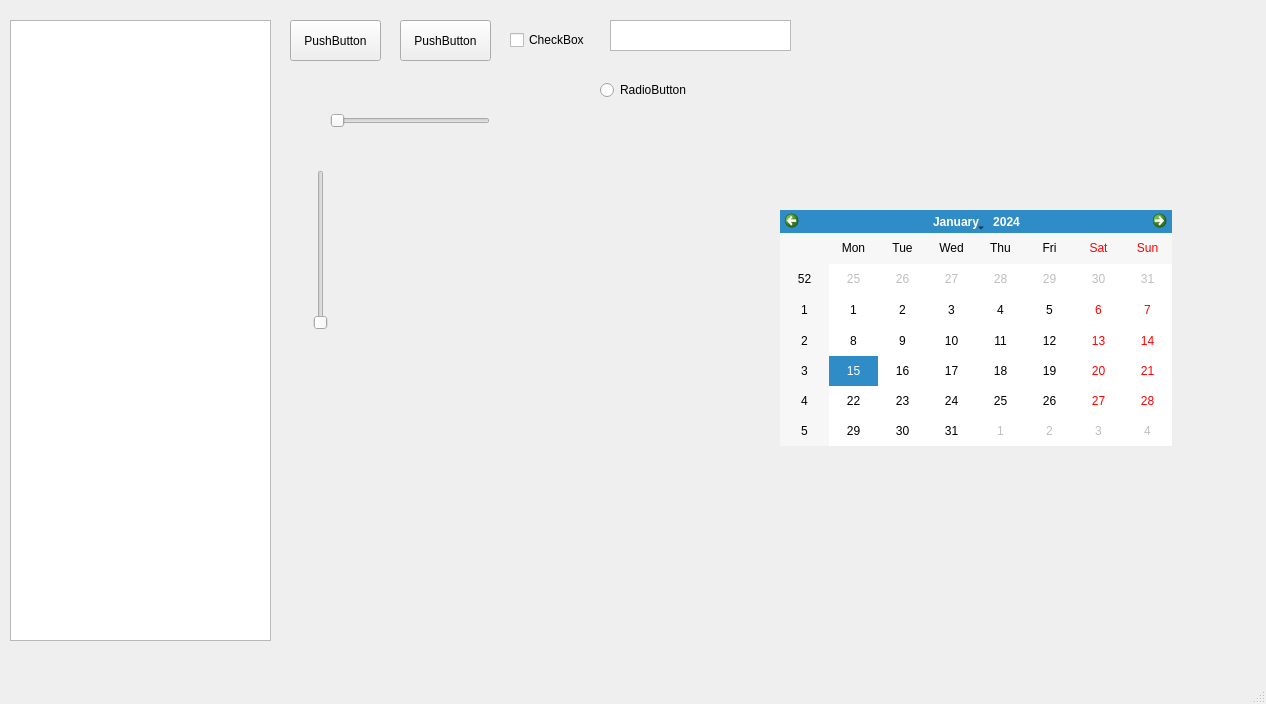
<?xml version="1.0" encoding="UTF-8"?>
<ui version="4.0">
 <class>MainWindow</class>
 <widget class="QMainWindow" name="MainWindow">
  <property name="geometry">
   <rect>
    <x>0</x>
    <y>0</y>
    <width>1266</width>
    <height>704</height>
   </rect>
  </property>
  <property name="windowTitle">
   <string>MainWindow</string>
  </property>
  <widget class="QWidget" name="centralwidget">
   <widget class="QTreeView" name="treeView">
    <property name="geometry">
     <rect>
      <x>10</x>
      <y>20</y>
      <width>261</width>
      <height>621</height>
     </rect>
    </property>
   </widget>
   <widget class="QPushButton" name="pushButton">
    <property name="geometry">
     <rect>
      <x>290</x>
      <y>20</y>
      <width>91</width>
      <height>41</height>
     </rect>
    </property>
    <property name="text">
     <string>PushButton</string>
    </property>
   </widget>
   <widget class="QPushButton" name="pushButton_2">
    <property name="geometry">
     <rect>
      <x>400</x>
      <y>20</y>
      <width>91</width>
      <height>41</height>
     </rect>
    </property>
    <property name="text">
     <string>PushButton</string>
    </property>
   </widget>
   <widget class="QCheckBox" name="checkBox">
    <property name="geometry">
     <rect>
      <x>510</x>
      <y>30</y>
      <width>81</width>
      <height>20</height>
     </rect>
    </property>
    <property name="text">
     <string>CheckBox</string>
    </property>
   </widget>
   <widget class="QPlainTextEdit" name="plainTextEdit">
    <property name="geometry">
     <rect>
      <x>610</x>
      <y>20</y>
      <width>181</width>
      <height>31</height>
     </rect>
    </property>
   </widget>
   <widget class="QSlider" name="horizontalSlider">
    <property name="geometry">
     <rect>
      <x>330</x>
      <y>110</y>
      <width>160</width>
      <height>22</height>
     </rect>
    </property>
    <property name="orientation">
     <enum>Qt::Horizontal</enum>
    </property>
   </widget>
   <widget class="QSlider" name="verticalSlider">
    <property name="geometry">
     <rect>
      <x>310</x>
      <y>170</y>
      <width>22</width>
      <height>160</height>
     </rect>
    </property>
    <property name="orientation">
     <enum>Qt::Vertical</enum>
    </property>
   </widget>
   <widget class="QCalendarWidget" name="calendarWidget">
    <property name="geometry">
     <rect>
      <x>780</x>
      <y>210</y>
      <width>392</width>
      <height>236</height>
     </rect>
    </property>
   </widget>
   <widget class="QRadioButton" name="radioButton">
    <property name="geometry">
     <rect>
      <x>600</x>
      <y>80</y>
      <width>95</width>
      <height>20</height>
     </rect>
    </property>
    <property name="text">
     <string>RadioButton</string>
    </property>
   </widget>
  </widget>
  <widget class="QMenuBar" name="menubar">
   <property name="geometry">
    <rect>
     <x>0</x>
     <y>0</y>
     <width>1266</width>
     <height>26</height>
    </rect>
   </property>
  </widget>
  <widget class="QStatusBar" name="statusbar"/>
 </widget>
 <resources/>
 <connections/>
</ui>
